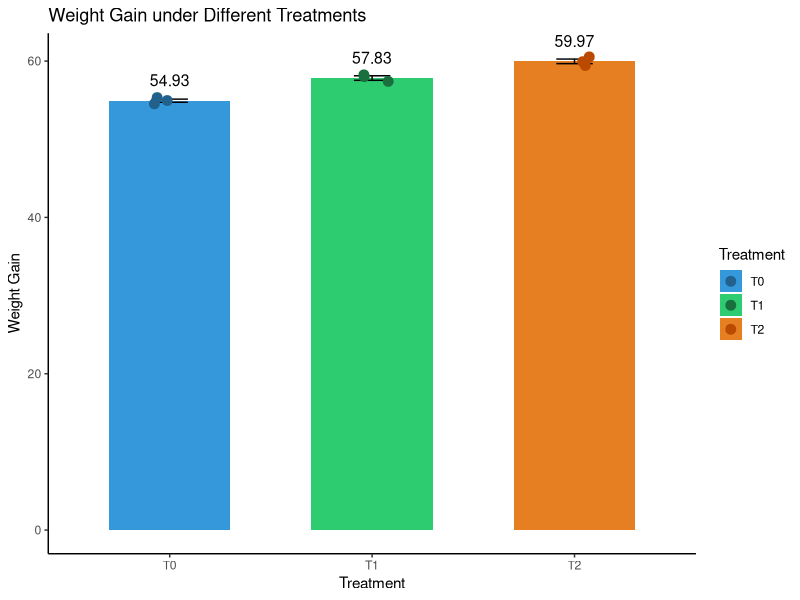
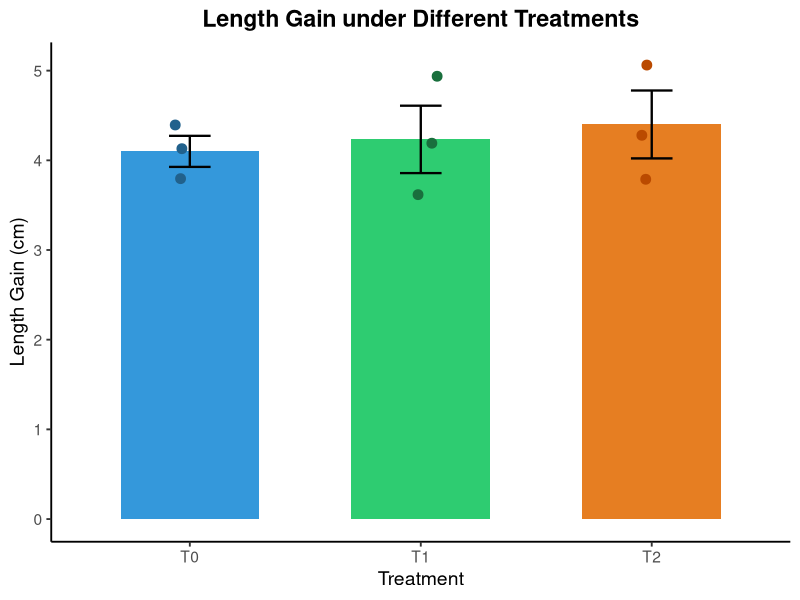
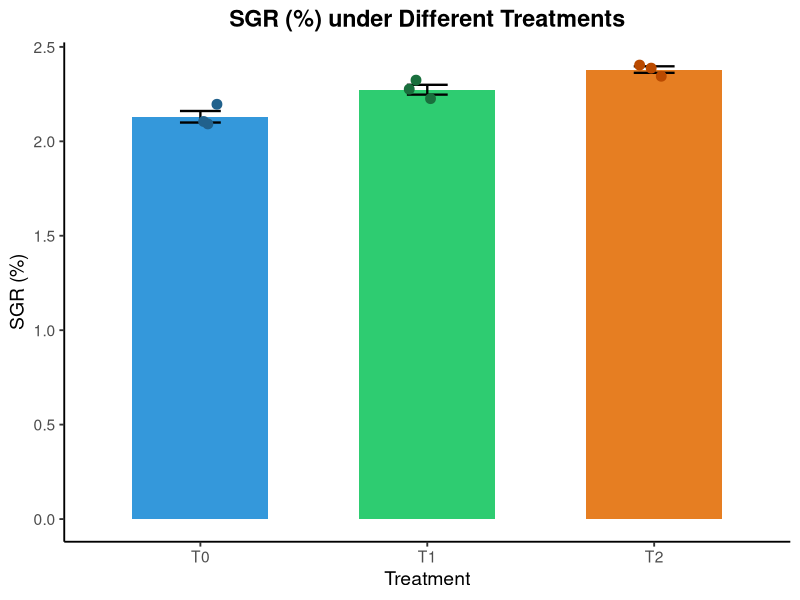
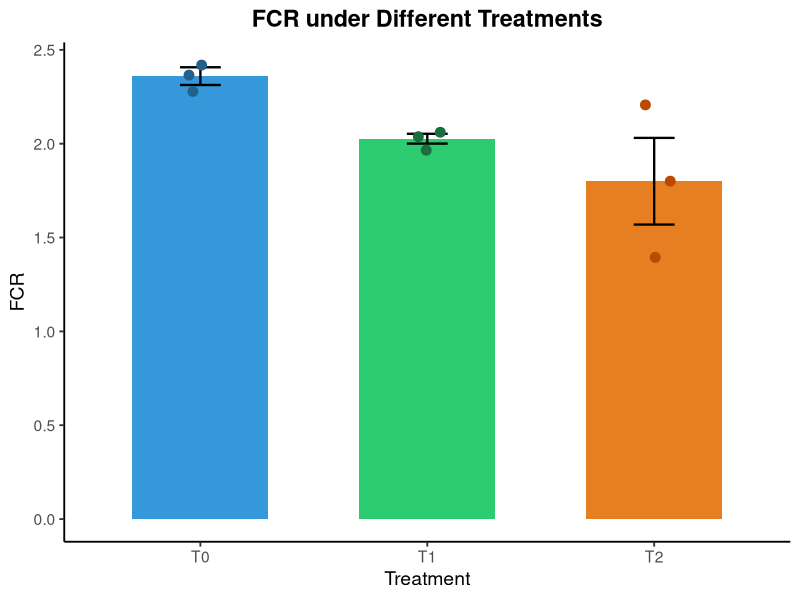
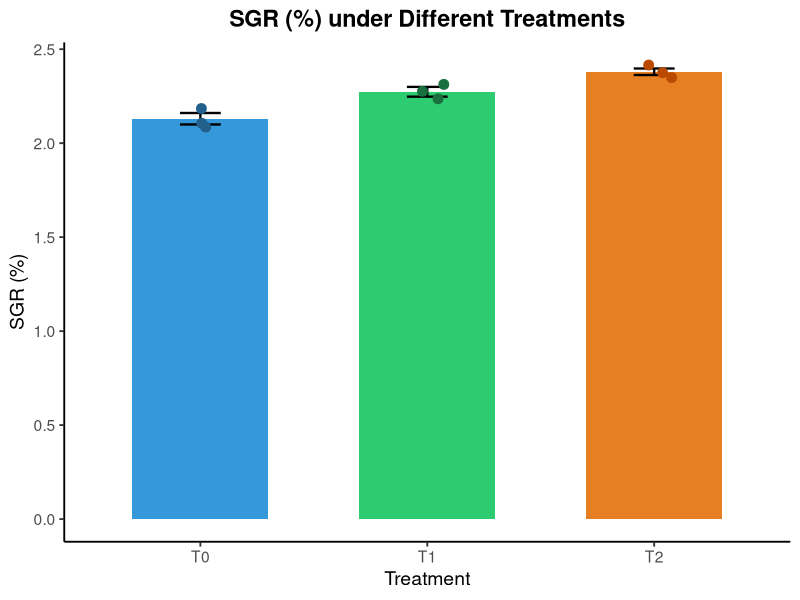
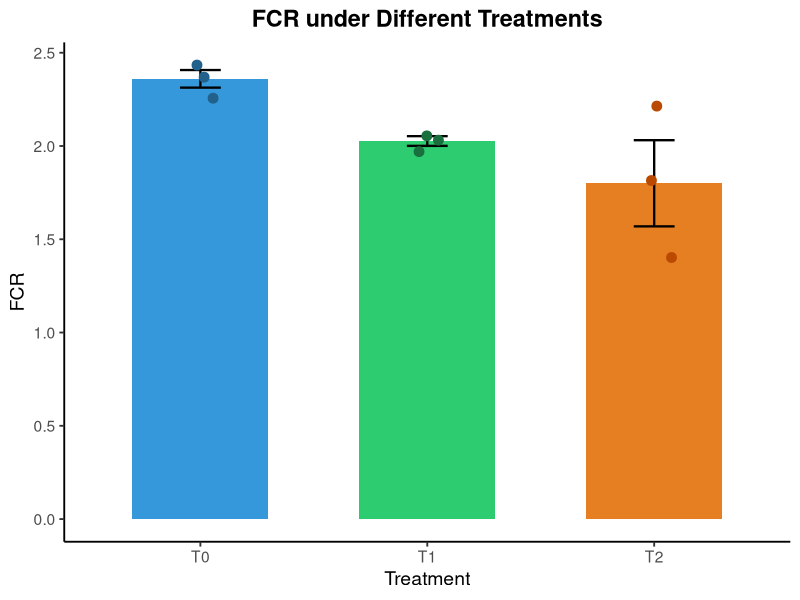

These figures' R source, in order:
install.packages(c(
  "ggplot2",
  "dplyr",
  "readxl",
  "readr",
  "car",
  "emmeans",
  "multcompView"
))
Treatment <- c("T0","T0","T0",
               "T1","T1","T1",
               "T2","T2","T2")
Weight_Gain <- c(54.6,55.3,54.9,
                 57.9,58.3,57.3,
                 59.5,59.9,60.5)
data <- data.frame(Treatment, Weight_Gain)
aggregate(Weight_Gain ~ Treatment, data = data,
          FUN = function(x) sd(x)/sqrt(length(x)))
# One-way ANOVA
model <- aov(Weight_Gain ~ Treatment, data = data)
summary(model)
TukeyHSD(model)
library(ggplot2)

Treatment <- factor(
  c("T0","T0","T0","T1","T1","T1","T2","T2","T2"),
  levels = c("T0","T1","T2")
)

Weight_Gain <- c(
  54.6,55.3,54.9,
  57.9,58.3,57.3,
  59.5,59.9,60.5
)

data <- data.frame(Treatment, Weight_Gain)

ggplot(data, aes(Treatment, Weight_Gain, fill = Treatment)) +
  stat_summary(fun = mean, geom = "col", width = 0.6) +
  stat_summary(fun.data = mean_se, geom = "errorbar",
               width = 0.18) +
  geom_jitter(aes(color = Treatment), width = 0.08, size = 3) +
  stat_summary(fun = mean, geom = "text",
               aes(label = round(after_stat(y), 2)),
               vjust = -1.2, color = "black", size = 4) +
  scale_fill_manual(values = c(
    "T0" = "#3498DB",
    "T1" = "#2ECC71",
    "T2" = "#E67E22"
  )) +
  scale_color_manual(values = c(
    "T0" = "#21618C",
    "T1" = "#196F3D",
    "T2" = "#BA4A00"
  )) +
  labs(
    title = "Weight Gain under Different Treatments",
    x = "Treatment",
    y = "Weight Gain"
  ) +
  theme_classic()
anova_result <- summary(model)[[1]]
write.csv(anova_result, "ANOVA_Results.csv")
tukey_result <- TukeyHSD(model)$Treatment
write.csv(tukey_result, "Tukey_Results.csv")

# Length gain data
Treatment <- factor(
  rep(c("T0", "T1", "T2"), each = 3),
  levels = c("T0", "T1", "T2")
)

Length_Gain <- c(
  4.1, 3.8, 4.4,
  4.9, 3.6, 4.2,
  5.1, 3.8, 4.3
)

length_data <- data.frame(Treatment, Length_Gain)

# Mean and Standard Error
aggregate(Length_Gain ~ Treatment, data = length_data,
          FUN = function(x) sd(x) / sqrt(length(x)))

length_model <- aov(Length_Gain ~ Treatment,
                    data = length_data)

summary(length_model)

TukeyHSD(length_model)

library(ggplot2)

p_length <- ggplot(length_data,
                   aes(x = Treatment, y = Length_Gain,
                       fill = Treatment)) +
  stat_summary(fun = mean, geom = "col",
               width = 0.6) +
  stat_summary(fun.data = mean_se, geom = "errorbar",
               width = 0.18, linewidth = 0.8) +
  geom_jitter(aes(color = Treatment),
              width = 0.08, size = 3) +
  scale_fill_manual(values = c(
    "T0" = "#3498DB",
    "T1" = "#2ECC71",
    "T2" = "#E67E22"
  )) +
  scale_color_manual(values = c(
    "T0" = "#21618C",
    "T1" = "#196F3D",
    "T2" = "#BA4A00"
  )) +
  labs(title = "Length Gain under Different Treatments",
       x = "Treatment",
       y = "Length Gain (cm)") +
  theme_classic(base_size = 14) +
  theme(plot.title = element_text(hjust = 0.5,
                                  face = "bold"),
        legend.position = "none")

print(p_length)
length_anova <- summary(length_model)[[1]]

write.csv(length_anova,
          "Length_ANOVA.csv")
length_tukey <- TukeyHSD(length_model)$Treatment

write.csv(length_tukey,
          "Tukeys_Length_Analysis.csv")

library(ggplot2)

# SGR data
Treatment <- factor(
  rep(c("T0", "T1", "T2"), each = 3),
  levels = c("T0", "T1", "T2")
)

SGR <- c(
  2.19, 2.09, 2.11,
  2.32, 2.27, 2.23,
  2.41, 2.35, 2.38
)

SGR_data <- data.frame(Treatment, SGR)

# Mean and Standard Error
SGR_summary <- aggregate(
  SGR ~ Treatment,
  data = SGR_data,
  FUN = mean
)

SGR_SE <- aggregate(
  SGR ~ Treatment,
  data = SGR_data,
  FUN = function(x) sd(x) / sqrt(length(x))
)

SGR_summary$SE <- SGR_SE$SGR
print(SGR_summary)

# ANOVA
SGR_model <- aov(SGR ~ Treatment, data = SGR_data)
summary(SGR_model)

# Tukey's pairwise test
Tukeys_SGR <- TukeyHSD(SGR_model)
print(Tukeys_SGR)

# Colourful graph
p_SGR <- ggplot(SGR_data,
                aes(x = Treatment, y = SGR, fill = Treatment)) +
  stat_summary(fun = mean, geom = "col", width = 0.6) +
  stat_summary(fun.data = mean_se, geom = "errorbar",
               width = 0.18, linewidth = 0.8) +
  geom_jitter(aes(color = Treatment), width = 0.08, size = 3) +
  scale_fill_manual(values = c(
    "T0" = "#3498DB",
    "T1" = "#2ECC71",
    "T2" = "#E67E22"
  )) +
  scale_color_manual(values = c(
    "T0" = "#21618C",
    "T1" = "#196F3D",
    "T2" = "#BA4A00"
  )) +
  labs(title = "SGR (%) under Different Treatments",
       x = "Treatment", y = "SGR (%)") +
  theme_classic(base_size = 14) +
  theme(plot.title = element_text(hjust = 0.5, face = "bold"),
        legend.position = "none")

print(p_SGR)

# Save SGR ANOVA results
SGR_ANOVA <- summary(SGR_model)[[1]]
write.csv(SGR_ANOVA, "SGR_ANOVA_Analysis.csv",
          row.names = TRUE)

# Save SGR Tukey results
SGR_Tukey_Analysis <- as.data.frame(Tukeys_SGR$Treatment)
write.csv(SGR_Tukey_Analysis,
          "SGR_Tukeys_Pairwise_Analysis.csv",
          row.names = TRUE)

# Save colourful graph as PNG
ggsave("SGR_Colourful_Graph.png",
       plot = p_SGR, width = 7, height = 5, dpi = 300)

library(ggplot2)

# FCR data
Treatment <- factor(
  rep(c("T0", "T1", "T2"), each = 3),
  levels = c("T0", "T1", "T2")
)

FCR <- c(
  2.43, 2.38, 2.27,
  2.03, 1.98, 2.07,
  1.4, 2.2, 1.8
)

FCR_data <- data.frame(Treatment, FCR)

# Mean and Standard Error
FCR_summary <- aggregate(
  FCR ~ Treatment,
  data = FCR_data,
  FUN = mean
)

FCR_SE <- aggregate(
  FCR ~ Treatment,
  data = FCR_data,
  FUN = function(x) sd(x) / sqrt(length(x))
)

FCR_summary$SE <- FCR_SE$FCR
print(FCR_summary)

# ANOVA
FCR_model <- aov(FCR ~ Treatment, data = FCR_data)
summary(FCR_model)

# Tukey's pairwise test
Tukeys_FCR <- TukeyHSD(FCR_model)
print(Tukeys_FCR)

# Colourful graph
p_FCR <- ggplot(FCR_data,
                aes(x = Treatment, y = FCR, fill = Treatment)) +
  stat_summary(fun = mean, geom = "col", width = 0.6) +
  stat_summary(fun.data = mean_se, geom = "errorbar",
               width = 0.18, linewidth = 0.8) +
  geom_jitter(aes(color = Treatment), width = 0.08, size = 3) +
  scale_fill_manual(values = c(
    "T0" = "#3498DB",
    "T1" = "#2ECC71",
    "T2" = "#E67E22"
  )) +
  scale_color_manual(values = c(
    "T0" = "#21618C",
    "T1" = "#196F3D",
    "T2" = "#BA4A00"
  )) +
  labs(title = "FCR under Different Treatments",
       x = "Treatment", y = "FCR") +
  theme_classic(base_size = 14) +
  theme(plot.title = element_text(hjust = 0.5, face = "bold"),
        legend.position = "none")

print(p_FCR)

# Save FCR ANOVA results
FCR_ANOVA <- summary(FCR_model)[[1]]
write.csv(FCR_ANOVA, "FCR_ANOVA_Analysis.csv",
          row.names = TRUE)

# Save FCR Tukey results
FCR_Tukey_Analysis <- as.data.frame(Tukeys_FCR$Treatment)
write.csv(FCR_Tukey_Analysis,
          "FCR_Tukeys_Pairwise_Analysis.csv",
          row.names = TRUE)

# Save colourful graph
ggsave("FCR_Colourful_Graph.png",
       plot = p_FCR, width = 7, height = 5, dpi = 300)
